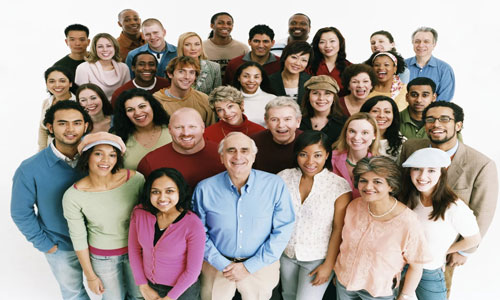
#> input picture images/a_lot.jpg, 500 x 300 px
$ python main.py
#> lines starting #> are read from the running program, lines starting #| are printed output that depends on the picture; after the words box and inside, x2 and y2 are one past the last pixel; in counts of white or black regions, pixels touching at a corner belong together
import cv2

img = cv2.imread('../images/a_lot.jpg')
#> img is the input picture: shape (300, 500, 3); mean B, G, R 152.4, 158.7, 169.9
gray = cv2.cvtColor(img, cv2.COLOR_BGR2GRAY)
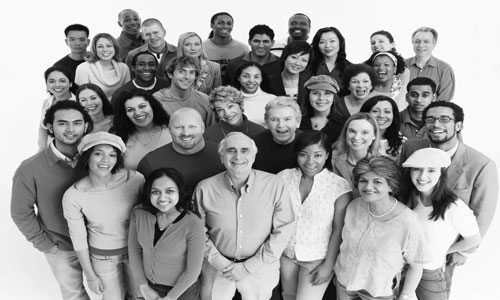
#> gray: shape (300, 500); min 0, max 255, mean 161.4

faces = cv2.CascadeClassifier('faces.xml')

results = faces.detectMultiScale(
    image=gray,
    scaleFactor=1.2,
    minNeighbors=2
)
#> results = 27 rows, first 6: [64, 30, 26, 26], [248, 31, 26, 26], [315, 31, 27, 27], [410, 32, 26, 26], [181, 35, 24, 24], [92, 36, 26, 26]

for (x, y, w, h) in results:
    cv2.rectangle(img, (x, y), (x + w, y + h), (0, 255, 0), thickness=2)
#> this loop made 27 passes
#> (x, y, w, h) on passes 1 to 12: (64, 30, 26, 26), (248, 31, 26, 26), (315, 31, 27, 27), (410, 32, 26, 26), (181, 35, 24, 24), (92, 36, 26, 26), (134, 55, 25, 25), (368, 55, 26, 26), (172, 60, 29, 29), (239, 66, 26, 26), (43, 70, 29, 29), (347, 71, 27, 27)
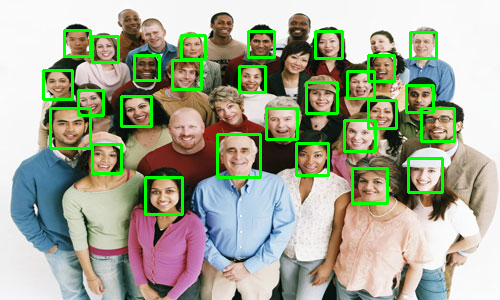
#> img: shape (300, 500, 3); 6.25% of pixels changed, all inside (x1, y1, x2, y2) = (42, 29, 456, 216)

cv2.imshow('Result', img)
cv2.waitKey(0)

$ run again, with images/best.jpg copied over images/a_lot.jpg
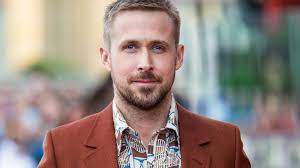
#> input picture images/best.jpg, 300 x 168 px
#> img is the input picture: shape (168, 300, 3); mean B, G, R 129.9, 136.7, 151
#> `gray = cv2.cvtColor(img, cv2.COLOR_BGR2GRAY)`:
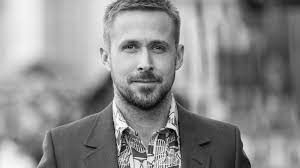
#> gray: shape (168, 300); min 0, max 255, mean 140.2
#> results = [[103, 16, 85, 85]]
#> the loop `for (x, y, w, h) in results:` made 1 pass
#> after the loop `for (x, y, w, h) in results:`:
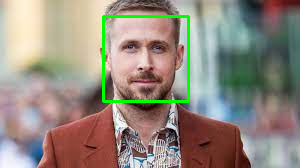
#> img: shape (168, 300, 3); 2.02% of pixels changed, all inside (x1, y1, x2, y2) = (102, 15, 190, 103)

$ run again, with images/defka.jpg copied over images/a_lot.jpg
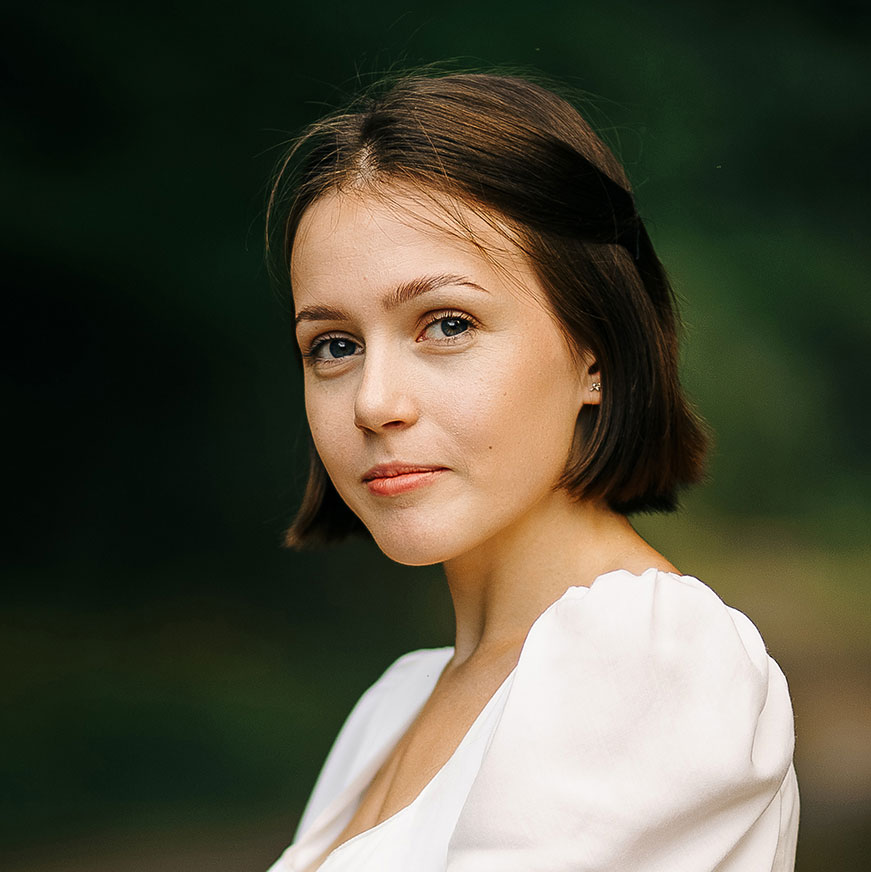
#> input picture images/defka.jpg, 871 x 872 px
#> img is the input picture: shape (872, 871, 3); mean B, G, R 62.1, 78.9, 81.7
#> `gray = cv2.cvtColor(img, cv2.COLOR_BGR2GRAY)`:
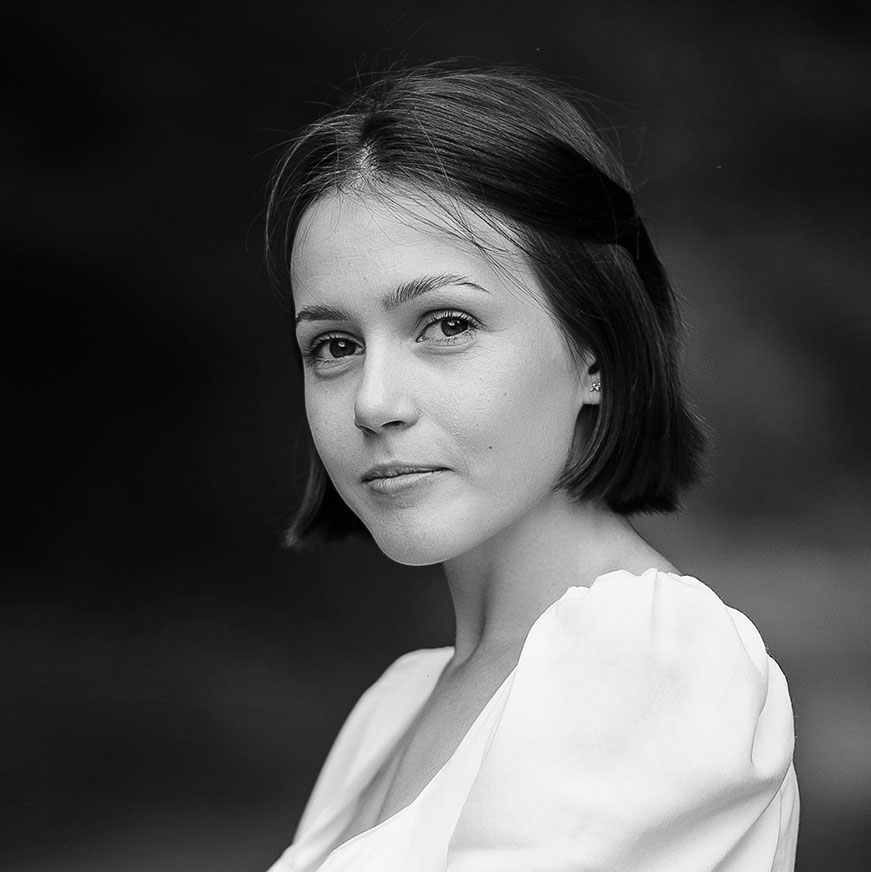
#> gray: shape (872, 871); min 0, max 255, mean 77.9
#> results = [[227, 201, 350, 350]]
#> the loop `for (x, y, w, h) in results:` made 1 pass
#> after the loop `for (x, y, w, h) in results:`:
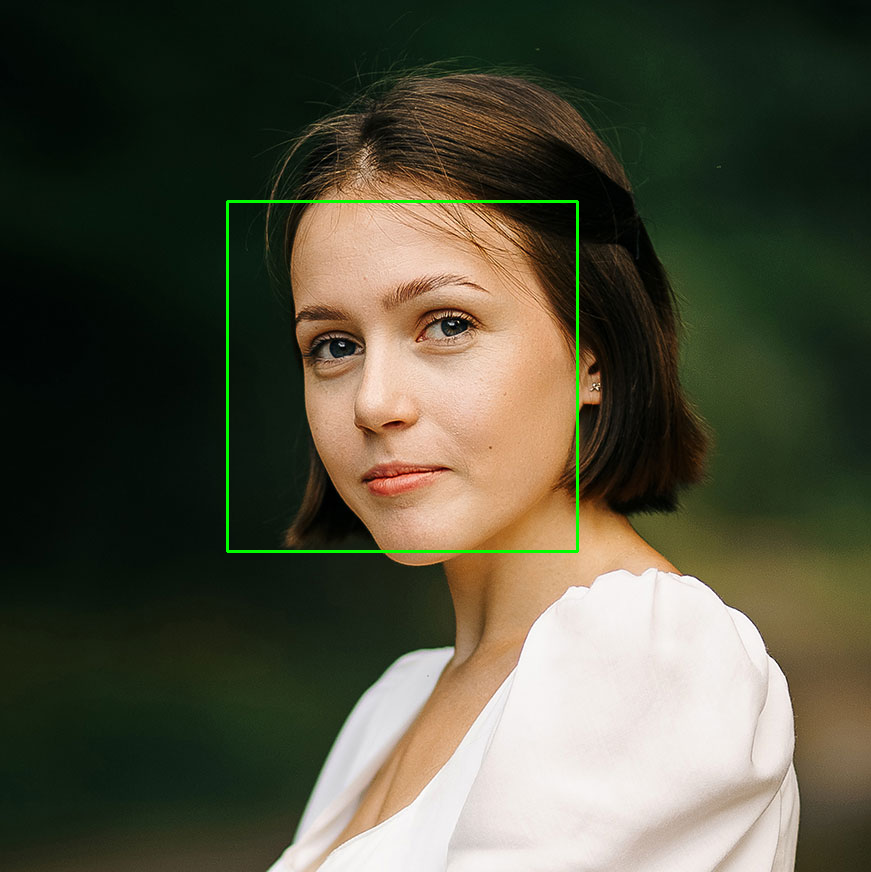
#> img: shape (872, 871, 3); 0.55% of pixels changed, all inside (x1, y1, x2, y2) = (226, 200, 579, 553)
